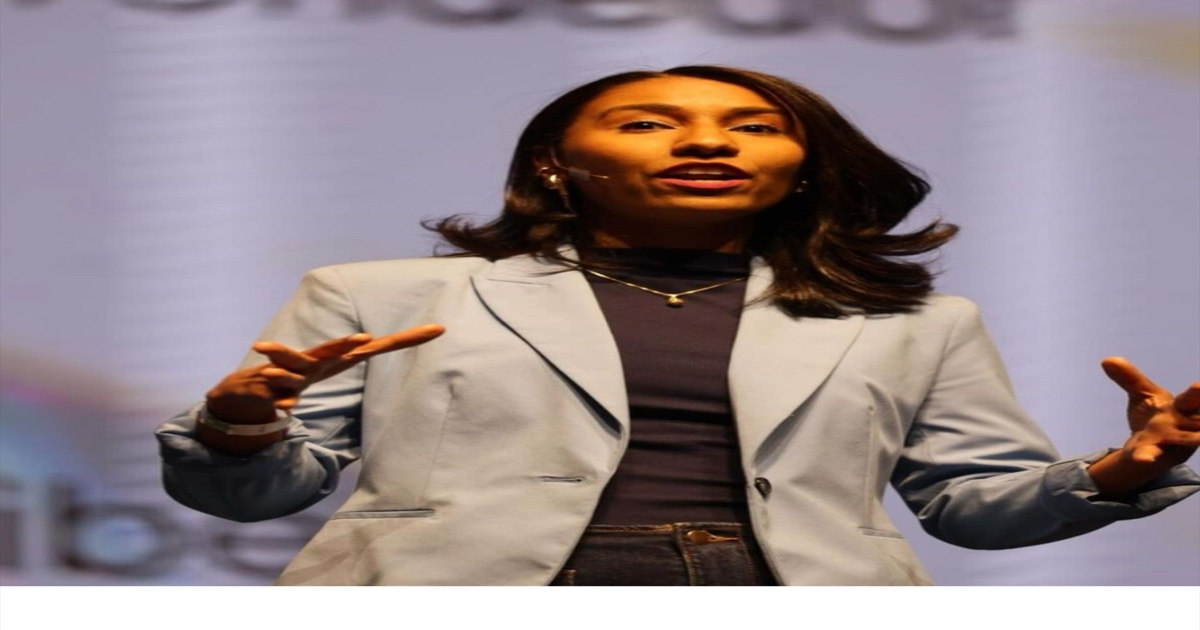
#> input picture projects/clientes/activos/anabel-mercedes/landing/og-image.jpg, 1200 x 630 px
$ python make_favicon.py ../../../projects/clientes/activos/anabel-mercedes/landing/og-image.jpg ../../../projects/clientes/activos/anabel-mercedes/landing/equipo-crucero.jpg
#> lines starting #> are read from the running program, lines starting #| are printed output that depends on the picture
"""
Create favicon and apple-touch-icon from a base logo image.

Usage:
    python3 make_favicon.py <input_image> <output_dir>

Creates:
    - mm-favicon-32.png (32x32)
    - mm-favicon-180.png (180x180, apple-touch-icon)
"""

import sys
import os
from PIL import Image

def make_favicons(input_path, output_dir):
    img = Image.open(input_path)
#> img is the input picture: PIL image 1200x630 RGB; mean R, G, B 149, 134.8, 138.2

    # Ensure square crop (center crop if not square)
    w, h = img.size
#> w = 1200; h = 630
    if w != h:
        size = min(w, h)
#> size = 630
        left = (w - size) // 2
#> left = 285
        top = (h - size) // 2
#> top = 0
        img = img.crop((left, top, left + size, top + size))
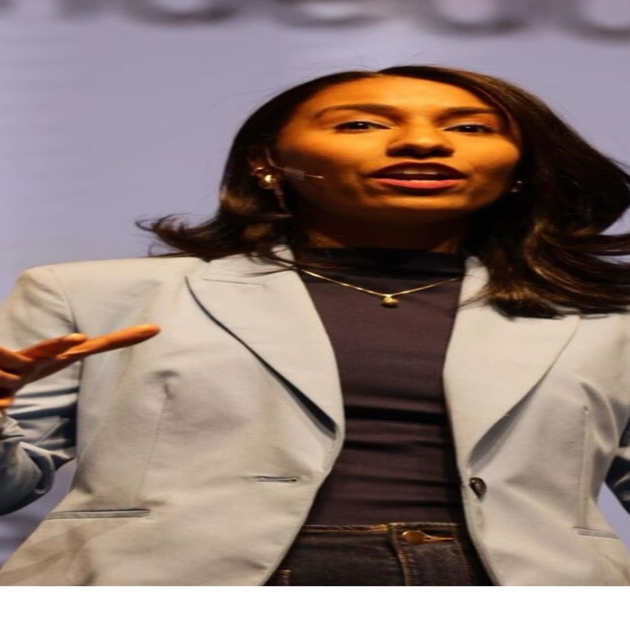
#> img: PIL image 630x630 RGB; mean R, G, B 142.7, 124.3, 117.9

    sizes = {
        "mm-favicon-32.png": 32,
        "mm-favicon-180.png": 180,
    }

    for filename, size in sizes.items():
        resized = img.resize((size, size), Image.LANCZOS)
        path = os.path.join(output_dir, filename)
        resized.save(path, "PNG")
        print(f"Saved {path} ({size}x{size})")
#> this loop made 2 passes
#> pass 1, in make_favicons, `resized = img.resize((size, size), Image.LANCZOS)`:
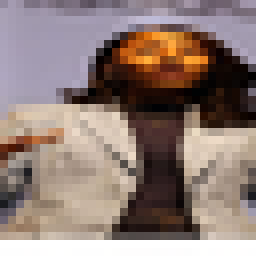
#> resized: PIL image 32x32 RGB (shown 8 times larger); mean R, G, B 142.6, 124.2, 117.8
#> pass 2, in make_favicons, `resized = img.resize((size, size), Image.LANCZOS)`:
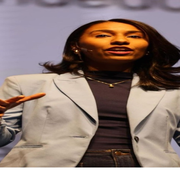
#> resized: PIL image 180x180 RGB; mean R, G, B 142.6, 124.3, 117.9

if __name__ == "__main__":
    if len(sys.argv) < 3:
        print("Usage: python3 make_favicon.py <input_image> <output_dir>")
        sys.exit(1)

    make_favicons(sys.argv[1], sys.argv[2])

$ run again, on projects/clientes/activos/anabel-mercedes/landing/ig-5.jpg
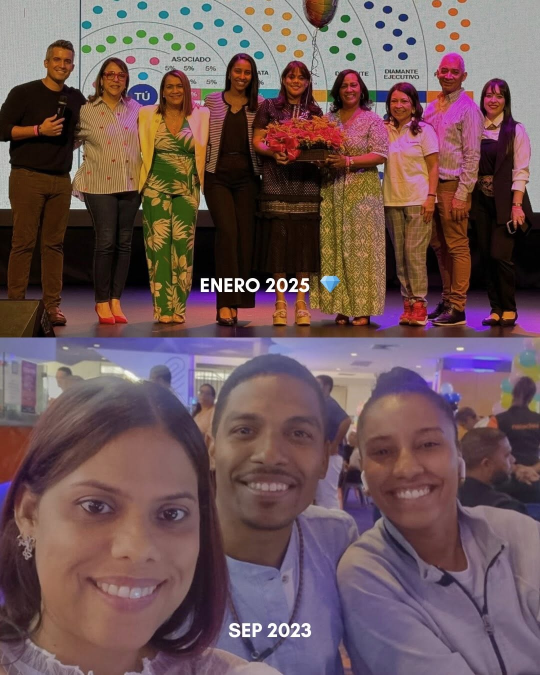
#> input picture projects/clientes/activos/anabel-mercedes/landing/ig-5.jpg, 1080 x 1350 px (shown at 1/2 size)
#> in make_favicons, img is the input picture: PIL image 1080x1350 RGB; mean R, G, B 110.5, 85.8, 87.6
#> in make_favicons, `img = img.crop((left, top, left + size, top + size))`:
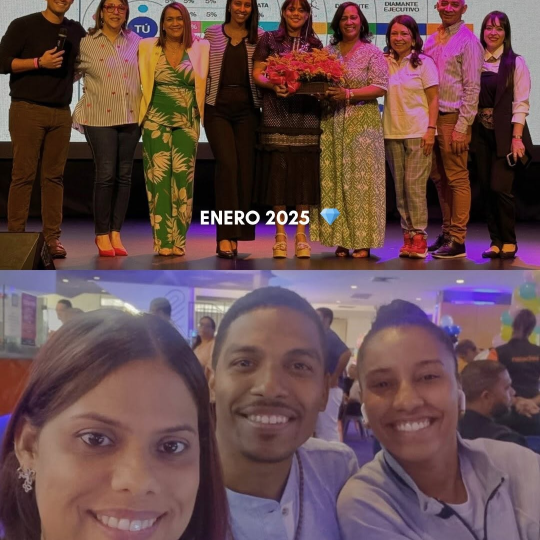
#> img: PIL image 1080x1080 RGB (shown at 1/2 size); mean R, G, B 104.6, 76.1, 76.6
#> the loop in make_favicons, `for filename, size in sizes.items():` made 2 passes
#> pass 2, in make_favicons, `resized = img.resize((size, size), Image.LANCZOS)`:
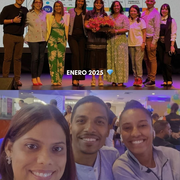
#> resized: PIL image 180x180 RGB; mean R, G, B 104.6, 76.1, 76.6
